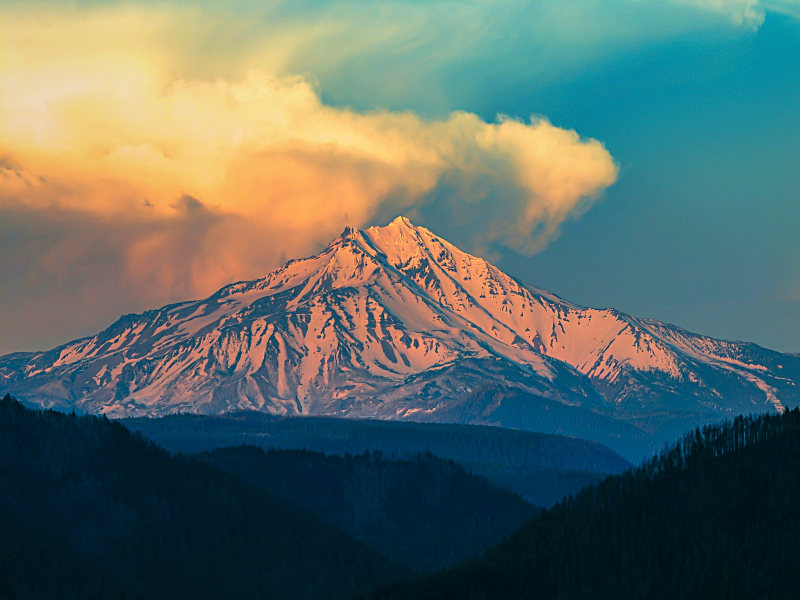
#> input picture video/cascade-peaks/public/jefferson_opener_graded.jpg, 1600 x 1199 px (shown at 1/2 size)
$ python -i grade_opener.py   (imports and definitions only)
#> lines starting #> are read from the running program, lines starting #| are printed output that depends on the picture
#!/usr/bin/env python3
"""Color-grade Jefferson Option 2 for the IG timeline hero frame.

Matt brief: "Apply filters/color grading to make it really pop on the Instagram
timeline. Think vibrant, eye-catching — the kind of image that stops the scroll.
Boost the colors, add some contrast, make that mountain look dramatic. This is
the first thing people see on his grid."

Approach (conservative, reversible):
  - Mild shadow lift so the lower peak silhouette doesn't disappear on small
    phone screens.
  - Contrast boost via S-curve tone map.
  - Saturation +30% (richer alpenglow oranges, deeper sky navy).
  - Subtle warm split-tone: shadows cooler (teal bias), highlights warmer
    (amber bias) — the cinematic real-estate-reel look.
  - Light clarity pass via unsharp mask (mid-frequency contrast).
  - Final vignette to draw the eye toward the double-summit alpenglow.

Output the graded hero at 1080x1920 (IG Reels / Story) and 1080x1350 (IG feed
portrait 4:5) so the same frame works as video opener AND as the static feed
thumbnail. No crops: center-fill with blurred-fill bars.
"""

from pathlib import Path
import sys

from PIL import Image, ImageEnhance, ImageFilter, ImageOps, ImageChops

SRC = Path("/sessions/stoic-sweet-dirac/mnt/RyanRealty/peak_options/jefferson_unsplash_2.jpg")
OUT_DIR = Path("/sessions/stoic-sweet-dirac/mnt/RyanRealty/peak_options/graded")
# [1 line not run here, left out]


def s_curve(img: Image.Image, strength: float = 0.35) -> Image.Image:
    """Apply an S-curve to boost midtone contrast without crushing blacks or
    blowing highlights. `strength` in roughly [0, 1]."""
    lut = []
    for i in range(256):
        x = i / 255.0
        # Smooth s-curve: 3x^2 - 2x^3 blended with linear.
        s = 3 * x * x - 2 * x * x * x
        y = x * (1 - strength) + s * strength
        lut.append(int(max(0, min(255, round(y * 255)))))
    # Apply the same LUT per channel.
    return img.point(lut * 3 if img.mode == "RGB" else lut)


def split_tone(img: Image.Image, shadow_color=(24, 46, 70), highlight_color=(255, 198, 140), shadow_mix=0.18, hi_mix=0.22) -> Image.Image:
    """Split-tone: tint shadows cooler, highlights warmer. Uses a luminance
    mask to decide how strongly each pixel leans toward shadow/highlight tint."""
    rgb = img.convert("RGB")
    # Per-pixel luminance using Rec. 709 weights, packed as an L image.
    lum = rgb.convert("L")
    # Highlight mask: luminance squared to bias toward bright areas.
    hi_mask = lum.point(lambda v: int((v / 255) ** 2 * 255))
    # Shadow mask: inverted luminance squared.
    sh_mask = lum.point(lambda v: int(((255 - v) / 255) ** 2 * 255))

    shadow_layer = Image.new("RGB", rgb.size, shadow_color)
    hi_layer = Image.new("RGB", rgb.size, highlight_color)

    # Composite cool shadows.
    cooled = Image.composite(
        Image.blend(rgb, shadow_layer, shadow_mix),
        rgb,
        sh_mask,
    )
    # Composite warm highlights on top.
    warmed = Image.composite(
        Image.blend(cooled, hi_layer, hi_mix),
        cooled,
        hi_mask,
    )
    return warmed


# [14 lines left out: function vignette, not called in this run]


def vignette_v2(img: Image.Image, strength: float = 0.35) -> Image.Image:
    """Cleaner vignette: darken linearly by (1 - mask * strength)."""
    w, h = img.size
    mask = Image.new("L", (w, h), 0)
    from PIL import ImageDraw
    d = ImageDraw.Draw(mask)
    inset_x = int(-w * 0.10)
    inset_y = int(-h * 0.10)
    d.ellipse((inset_x, inset_y, w - inset_x, h - inset_y), fill=255)
    mask = mask.filter(ImageFilter.GaussianBlur(radius=min(w, h) * 0.28))
    # Scale mask so center = 1.0 brightness, edges = (1 - strength).
    scaled = mask.point(lambda v: int((1 - strength) * 255 + v * strength))
    rgb = img.convert("RGB")
    darkened = ImageChops.multiply(rgb, Image.merge("RGB", (scaled, scaled, scaled)))
    return darkened


def grade(src_path: Path) -> Image.Image:
#> called with src_path = 'public/jefferson_opener_graded.jpg'
    img = Image.open(src_path).convert("RGB")
#> img is the input picture: PIL image 1600x1199 RGB; mean R, G, B 92.5, 108.7, 102.5

    # 1. Mild shadow lift (gamma on darks only).
    lift_lut = []
    for i in range(256):
        x = i / 255.0
        # Below 0.35 luminance, apply a gentle gamma lift (0.88).
        if x < 0.4:
            blend = (0.4 - x) / 0.4  # weight 1.0 at 0, 0 at 0.4
            lifted = x ** 0.85
            y = x * (1 - blend * 0.55) + lifted * (blend * 0.55)
        else:
            y = x
        lift_lut.append(int(max(0, min(255, round(y * 255)))))
    img = img.point(lift_lut * 3)

    # 2. S-curve contrast.
    img = s_curve(img, strength=0.30)

    # 3. Saturation boost (+30%).
    img = ImageEnhance.Color(img).enhance(1.30)

    # 4. Split-tone.
    img = split_tone(img, shadow_color=(22, 44, 72), highlight_color=(255, 196, 138), shadow_mix=0.15, hi_mix=0.22)
#> in split_tone, `lum = rgb.convert("L")`:
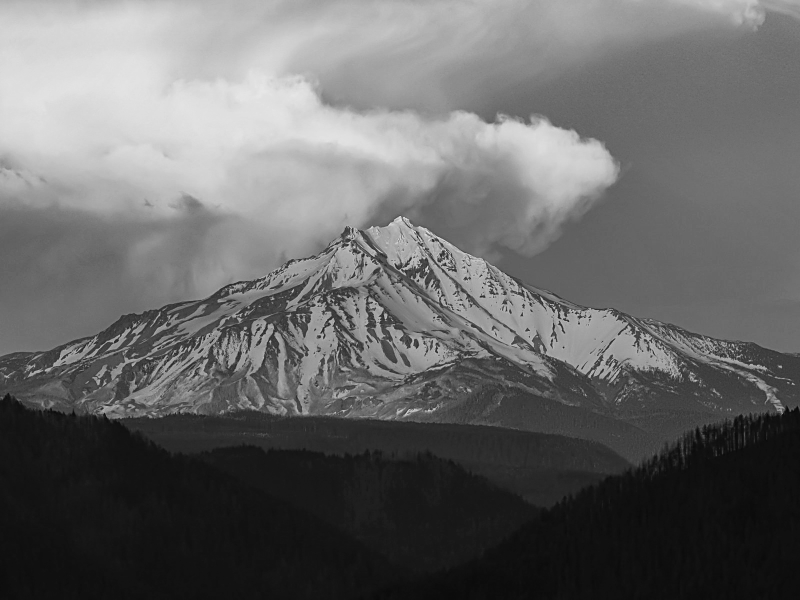
#> lum: PIL image 1600x1199 L (shown at 1/2 size); min 3, max 244, mean 103.7
#> in split_tone, `hi_mask = lum.point(lambda v: int((v / 255) ** 2 * 255))`:
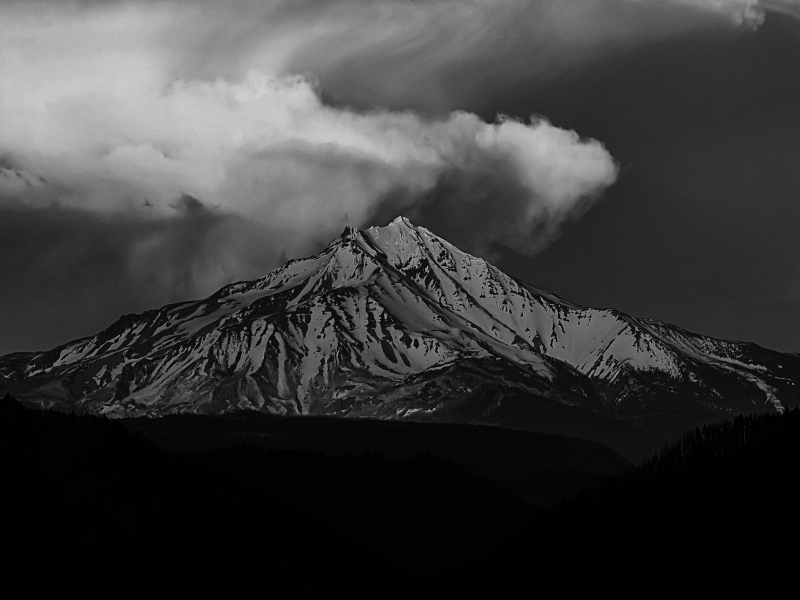
#> hi_mask: PIL image 1600x1199 L (shown at 1/2 size); min 0, max 233, mean 58.9
#> in split_tone, `sh_mask = lum.point(lambda v: int(((255 - v) / 255) ** 2 * 255))`:
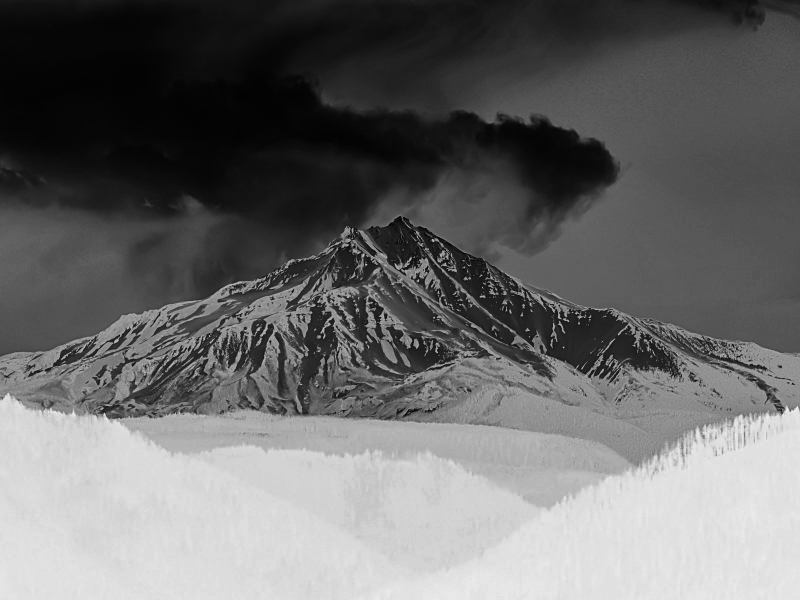
#> sh_mask: PIL image 1600x1199 L (shown at 1/2 size); min 0, max 249, mean 106.5
#> in split_tone, `shadow_layer = Image.new("RGB", rgb.size, shadow_color)`:
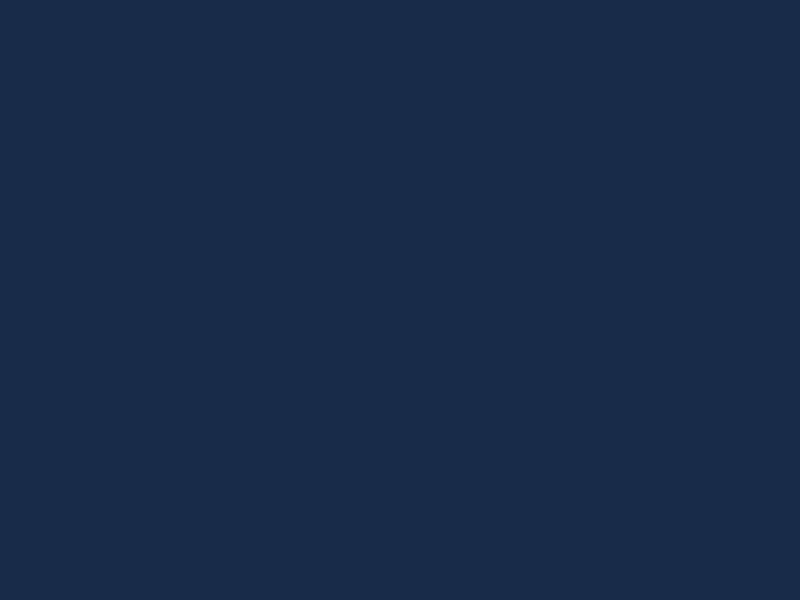
#> shadow_layer: PIL image 1600x1199 RGB (shown at 1/2 size); mean R, G, B 22, 44, 72
#> in split_tone, `hi_layer = Image.new("RGB", rgb.size, highlight_color)`:
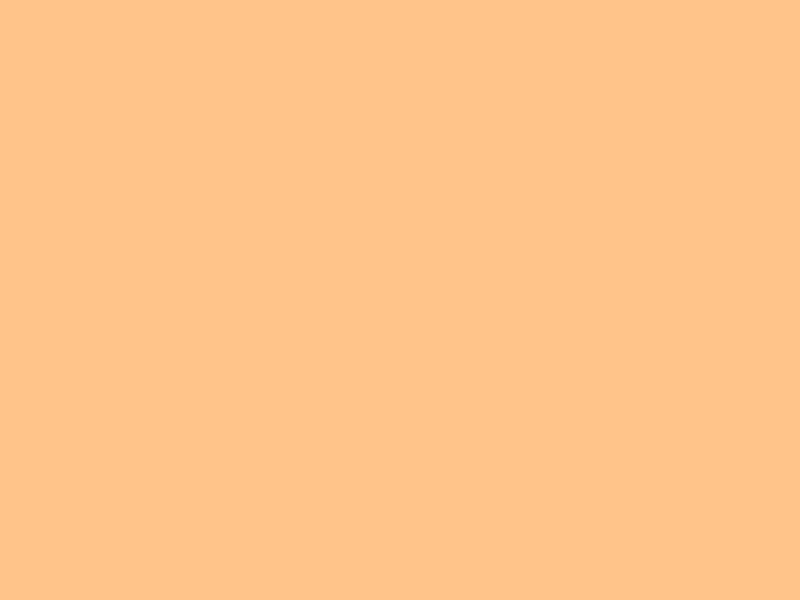
#> hi_layer: PIL image 1600x1199 RGB (shown at 1/2 size); mean R, G, B 255, 196, 138

    # 5. Mid-frequency clarity (unsharp mask tuned for structure, not grain).
    img = img.filter(ImageFilter.UnsharpMask(radius=3.2, percent=55, threshold=3))

    # 6. Subtle global contrast bump on the final graded image.
    img = ImageEnhance.Contrast(img).enhance(1.06)

    # 7. Vignette.
    img = vignette_v2(img, strength=0.28)
#> in vignette_v2, `mask = Image.new("L", (w, h), 0)`: mask: PIL image 1600x1199 L; every value is 0
#> in vignette_v2, `mask = mask.filter(ImageFilter.GaussianBlur(radius=min(w, h) * 0.28))`:
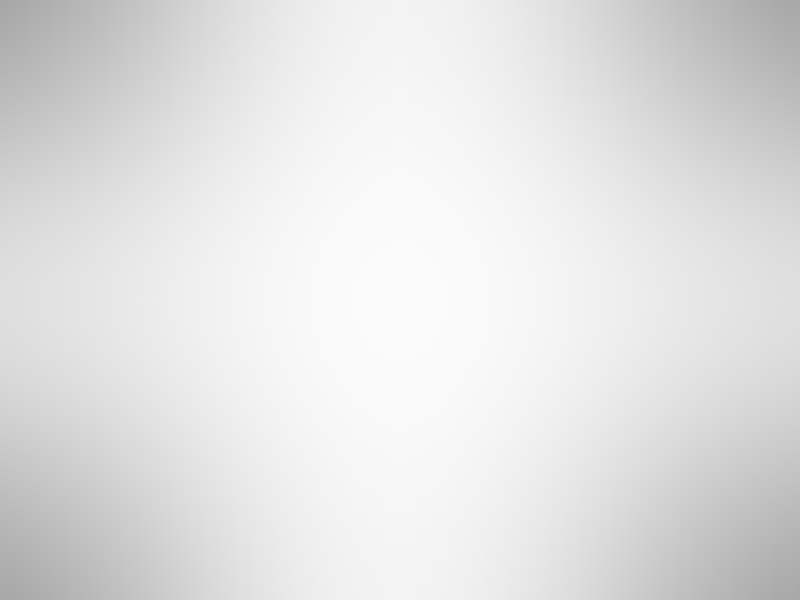
#> mask: PIL image 1600x1199 L (shown at 1/2 size); min 166, max 251, mean 226.4
#> in vignette_v2, `scaled = mask.point(lambda v: int((1 - strength) * 255 + v * strength))`:
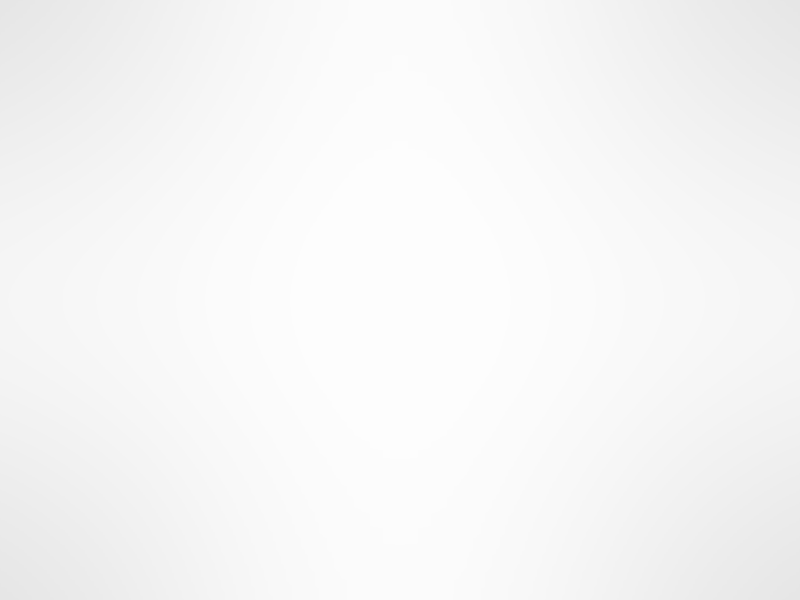
#> scaled: PIL image 1600x1199 L (shown at 1/2 size); min 230, max 253, mean 246.5

    return img


# [62 lines left out: functions fit_with_blurred_fill, main, not called in this run]


# [2 lines not run here, left out]

>>> result = grade('public/jefferson_opener_graded.jpg')

$ run again, on video/cascade-peaks/public/washington_closer_graded.jpg
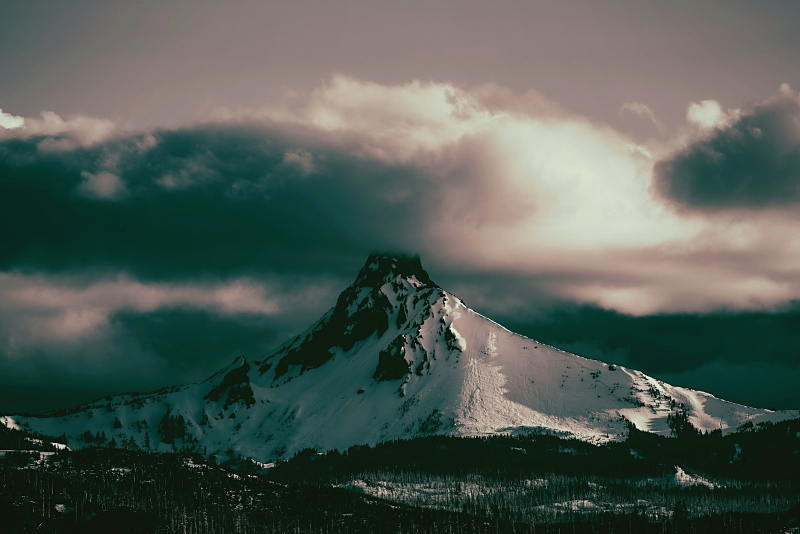
#> input picture video/cascade-peaks/public/washington_closer_graded.jpg, 1600 x 1067 px (shown at 1/2 size)
#> in grade, img is the input picture: PIL image 1600x1067 RGB; mean R, G, B 80.1, 91.3, 84.1
#> in split_tone, `sh_mask = lum.point(lambda v: int(((255 - v) / 255) ** 2 * 255))`:
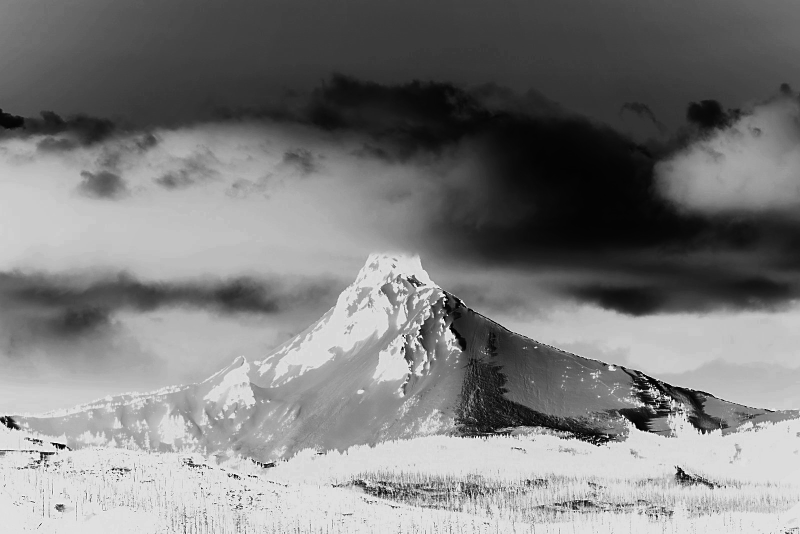
#> sh_mask: PIL image 1600x1067 L (shown at 1/2 size); min 0, max 255, mean 124.3
#> in grade, `img = ImageEnhance.Contrast(img).enhance(1.06)`:
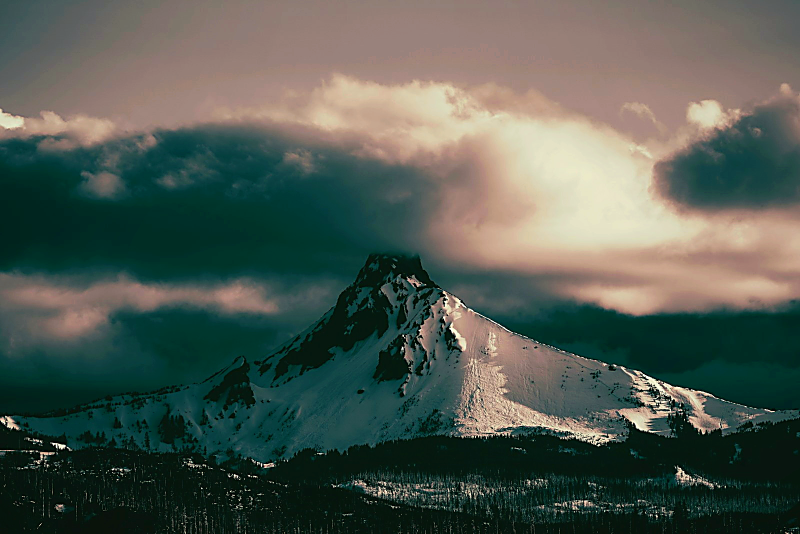
#> img: PIL image 1600x1067 RGB (shown at 1/2 size); mean R, G, B 80.8, 90.8, 81.8
